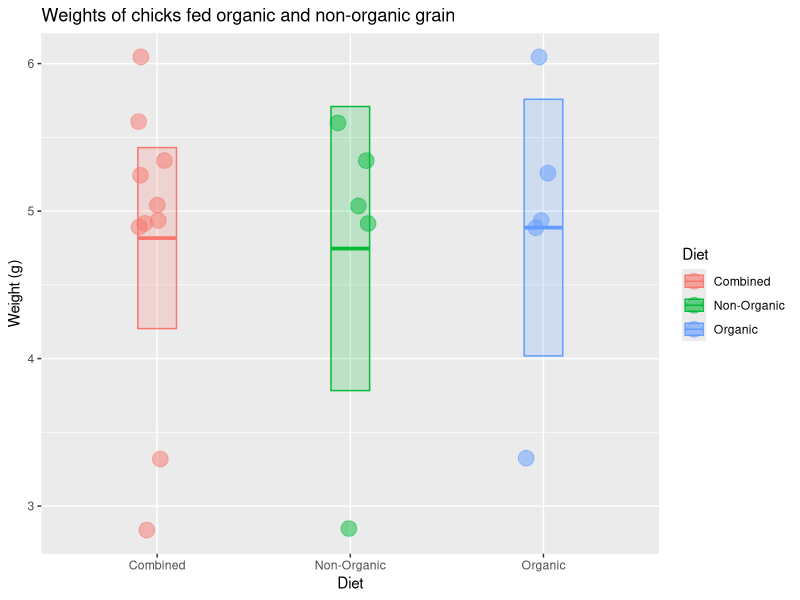

Write R code to recreate this figure.
## ---- chunk 1
x <- c(6.05, 4.89, 3.32, 4.93, 5.25, 5.04, 4.91, 2.84, 5.60, 5.34)
x
## ---- chunk 2
length(x)  # sample size
median(x)  # median value
mean(x)    # mean value
sd(x)      # standard deviation
## ---- chunk 3
n <- length(x) # sample size
n

sem <- sd(x) / sqrt(n) # standard error of the mean
sem
## ---- chunk 4
mean(x) + 1.96 * sem                             # upper limit
mean(x) - 1.96 * sem                             # lower limit
c(mean(x) + 1.96 * sem, mean(x) - 1.96 * sem)    # both limits combined
## ---- chunk 5

library(tidyverse)

# check to make sure you did the part above correctly
# if not, generate some fake x data
if (!exists("x") | !is.numeric(x) | !length(x) == 10) x <- rep(1, 10)

# put the chick data into a data frame
chick_data <-
  tibble::tibble(
    diet = rep(c("Combined", "Combined", "Organic", "Non-Organic"), each = 5),
    weight = c(x, x)
  )

# summarize the chick weights by diet
chick_summary <-
  chick_data %>% 
  group_by(diet) %>% 
  summarize(
    mean = mean(weight),
    median = median(weight),
    sd = sd(weight),
    n = n(),
    sem = sd / sqrt(n),
    upper = mean + 1.96 * sem,   # upper confidence limit
    lower = mean - 1.96 * sem,   # lower confidence limit
    .groups = "drop"
  )

# plot chick weights
ggplot(chick_data, aes(x = diet, y = weight, color = diet, fill = diet)) +
  geom_jitter(size = 5, shape = 21, alpha = 0.5, width = 0.1) +
  geom_crossbar(
    mapping = aes(ymin = lower, ymax = upper, y = mean), 
    data = chick_summary,
    width = 0.2, alpha = 0.2
  ) +
  labs(
    title = "Weights of chicks fed organic and non-organic grain",
    x = "Diet",
    color = "Diet",
    fill = "Diet",
    y = "Weight (g)"
  )

